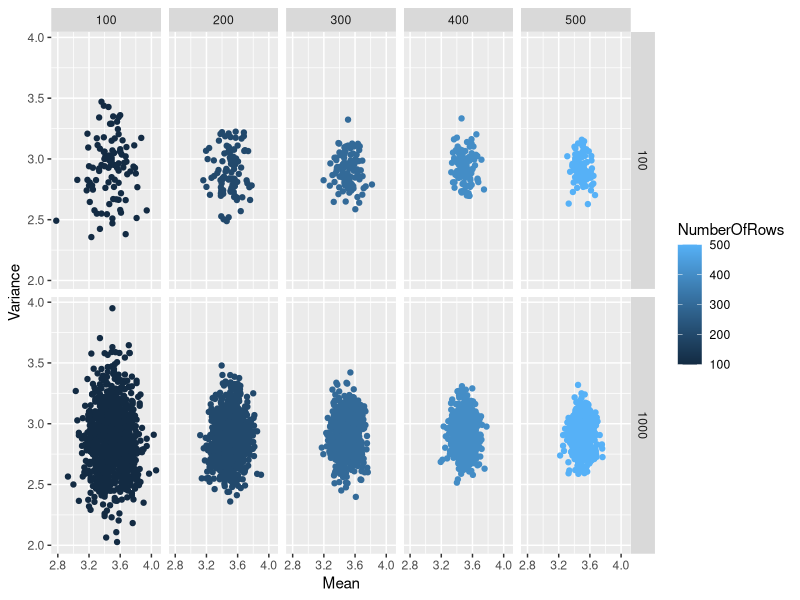

The R source for this figure:
# Functions
dieRow <- function(numOfRow) { 
  sample(c(1,2,3,4,5,6), numOfRow, replace = TRUE)
};

biasedVariance <- function(randomVariable) {
  sum((randomVariable - mean(randomVariable))^2) / length(randomVariable)
};

unbiasedVariance <- function(randomVariable) {
  sum((randomVariable - mean(randomVariable))^2) / (length(randomVariable) - 1)
};

run <- function(numOfAttempts, numOfRow, print = TRUE) {
  DATA <- data.frame(Mean = c(), Variance = c(), NumberOfRows = c(), NumberOfAttempts = c());
  
  for (m in numOfAttempts) {
    for (n in numOfRow) {
      
      sample_ <- matrix(dieRow(n * m), m);
      mean_ <- rowMeans(sample_);
      biasedVariance_ <- apply(sample_, 1, function(eachRow) { biasedVariance(eachRow) });
      data_ = cbind(mean_, biasedVariance_, n, m);
      DATA <- rbind(DATA, data_);
      
    }
  }
  
  colnames(DATA) <- c("Mean", "Variance", "NumberOfRows", "NumberOfAttempts");
  
  library(ggplot2)
  PLOT <- ggplot(DATA, aes(x = Mean, y = Variance, color = NumberOfRows));
  PLOT <- PLOT + geom_point() + facet_grid(NumberOfAttempts ~ NumberOfRows);
  if (print) {
    print(PLOT);  
  } else {
    str(DATA); 
  }
}

# numOfAttempts aka ???
# numOfRow aka Size of Sample
run(c(100, 1000), seq(from = 100, to = 500, by = 100));
